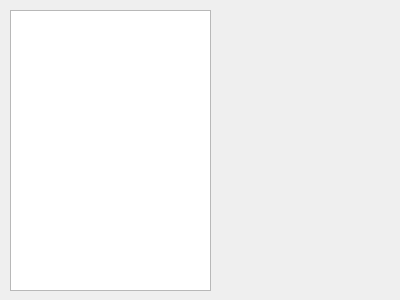
<?xml version="1.0" encoding="UTF-8"?>
<ui version="4.0">
 <class>Output</class>
 <widget class="QDialog" name="Output">
  <property name="geometry">
   <rect>
    <x>0</x>
    <y>0</y>
    <width>400</width>
    <height>300</height>
   </rect>
  </property>
  <property name="windowTitle">
   <string>Dialog</string>
  </property>
  <widget class="QListView" name="listView">
   <property name="geometry">
    <rect>
     <x>10</x>
     <y>10</y>
     <width>201</width>
     <height>281</height>
    </rect>
   </property>
  </widget>
 </widget>
 <resources/>
 <connections/>
</ui>
